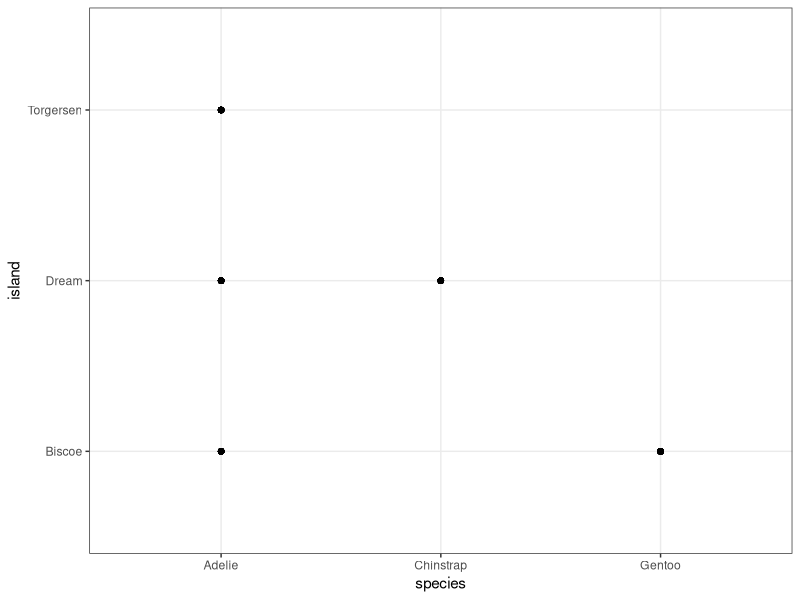

Write the R code that produced this figure.
# Palmer penguins

library(palmerpenguins)
library(tidyverse)

dat <- penguins

dat %>% ggplot() + 
  aes(x = species, y = island) +
  geom_point() + 
  theme_bw()
